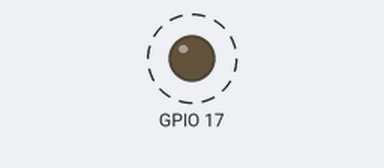
Bench run of a program on a simulated Raspberry Pi (BCM pin numbers). Parts: output pins drawn as LEDs (lit = HIGH). Dashed ring = blinking. At 4.0 s the program stops and its outputs stay as they are.

Above: at 0.1 s.
Timing chart, 0 to 3.0 s (numbered marks = the images above):
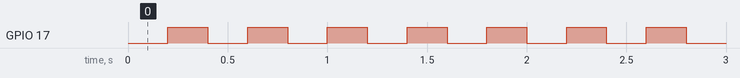

Measured:
- by itself, GPIO 17: alternates HIGH for 0.20 s and LOW for 0.20 s, 20 changes in all, then stays LOW

The program:

Buzzertest.py
```python
import RPi.GPIO as GPIO
import time
import contextlib

@contextlib.contextmanager
def autocleanup():
    yield
    GPIO.cleanup()

GPIO.setmode(GPIO.BCM)

with autocleanup():
    GPIO.setup(17, GPIO.OUT)
    for i in range(20):
        GPIO.output(17, i%2==1)
        time.sleep(0.2)
```
